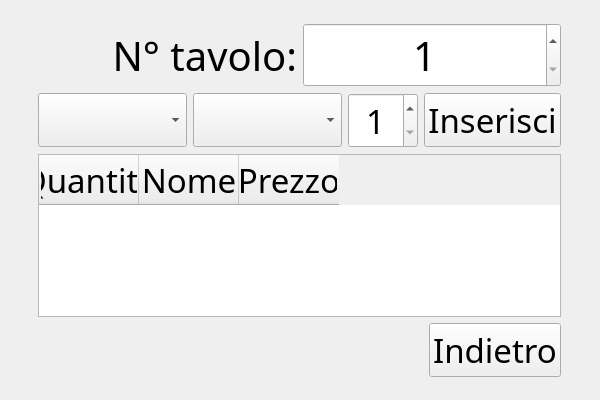
<?xml version="1.0" encoding="UTF-8"?>
<ui version="4.0">
 <class>OrderView</class>
 <widget class="QWidget" name="OrderView">
  <property name="geometry">
   <rect>
    <x>0</x>
    <y>0</y>
    <width>600</width>
    <height>400</height>
   </rect>
  </property>
  <property name="windowTitle">
   <string>Form</string>
  </property>
  <layout class="QGridLayout" name="gridLayout">
   <item row="2" column="1">
    <spacer name="verticalSpacer_2">
     <property name="orientation">
      <enum>Qt::Vertical</enum>
     </property>
     <property name="sizeHint" stdset="0">
      <size>
       <width>20</width>
       <height>40</height>
      </size>
     </property>
    </spacer>
   </item>
   <item row="1" column="1">
    <layout class="QVBoxLayout" name="verticalLayout">
     <item>
      <layout class="QHBoxLayout" name="horizontalLayout">
       <item>
        <widget class="QLabel" name="label">
         <property name="font">
          <font>
           <family>Maiandra GD</family>
           <pointsize>30</pointsize>
          </font>
         </property>
         <property name="text">
          <string>N° tavolo:</string>
         </property>
         <property name="alignment">
          <set>Qt::AlignRight|Qt::AlignTrailing|Qt::AlignVCenter</set>
         </property>
        </widget>
       </item>
       <item>
        <widget class="QSpinBox" name="tableNumber">
         <property name="font">
          <font>
           <family>Maiandra GD</family>
           <pointsize>30</pointsize>
          </font>
         </property>
         <property name="alignment">
          <set>Qt::AlignCenter</set>
         </property>
         <property name="minimum">
          <number>1</number>
         </property>
        </widget>
       </item>
      </layout>
     </item>
     <item>
      <layout class="QHBoxLayout" name="horizontalLayout_3">
       <item>
        <widget class="QComboBox" name="type">
         <property name="font">
          <font>
           <family>Maiandra GD</family>
           <pointsize>25</pointsize>
          </font>
         </property>
        </widget>
       </item>
       <item>
        <widget class="QComboBox" name="specificType">
         <property name="font">
          <font>
           <family>Maiandra GD</family>
           <pointsize>25</pointsize>
          </font>
         </property>
        </widget>
       </item>
       <item>
        <widget class="QSpinBox" name="amount">
         <property name="minimumSize">
          <size>
           <width>0</width>
           <height>0</height>
          </size>
         </property>
         <property name="font">
          <font>
           <family>Maiandra GD</family>
           <pointsize>25</pointsize>
          </font>
         </property>
         <property name="alignment">
          <set>Qt::AlignCenter</set>
         </property>
         <property name="minimum">
          <number>1</number>
         </property>
        </widget>
       </item>
       <item>
        <widget class="QPushButton" name="ok">
         <property name="font">
          <font>
           <family>Maiandra GD</family>
           <pointsize>25</pointsize>
          </font>
         </property>
         <property name="text">
          <string>Inserisci</string>
         </property>
        </widget>
       </item>
      </layout>
     </item>
     <item>
      <widget class="QTableWidget" name="tableWidget">
       <property name="font">
        <font>
         <family>Maiandra GD</family>
         <pointsize>25</pointsize>
        </font>
       </property>
       <column>
        <property name="text">
         <string>Quantità</string>
        </property>
        <property name="textAlignment">
         <set>AlignCenter</set>
        </property>
       </column>
       <column>
        <property name="text">
         <string>Nome</string>
        </property>
        <property name="textAlignment">
         <set>AlignCenter</set>
        </property>
       </column>
       <column>
        <property name="text">
         <string>Prezzo</string>
        </property>
        <property name="textAlignment">
         <set>AlignCenter</set>
        </property>
       </column>
      </widget>
     </item>
     <item>
      <layout class="QHBoxLayout" name="horizontalLayout_11">
       <item>
        <spacer name="horizontalSpacer">
         <property name="orientation">
          <enum>Qt::Horizontal</enum>
         </property>
         <property name="sizeHint" stdset="0">
          <size>
           <width>40</width>
           <height>20</height>
          </size>
         </property>
        </spacer>
       </item>
       <item>
        <widget class="QPushButton" name="back">
         <property name="font">
          <font>
           <family>Maiandra GD</family>
           <pointsize>25</pointsize>
          </font>
         </property>
         <property name="text">
          <string>Indietro</string>
         </property>
        </widget>
       </item>
      </layout>
     </item>
    </layout>
   </item>
   <item row="0" column="1">
    <spacer name="verticalSpacer">
     <property name="orientation">
      <enum>Qt::Vertical</enum>
     </property>
     <property name="sizeHint" stdset="0">
      <size>
       <width>20</width>
       <height>40</height>
      </size>
     </property>
    </spacer>
   </item>
   <item row="1" column="0">
    <spacer name="horizontalSpacer_2">
     <property name="orientation">
      <enum>Qt::Horizontal</enum>
     </property>
     <property name="sizeHint" stdset="0">
      <size>
       <width>40</width>
       <height>20</height>
      </size>
     </property>
    </spacer>
   </item>
   <item row="1" column="2">
    <spacer name="horizontalSpacer_3">
     <property name="orientation">
      <enum>Qt::Horizontal</enum>
     </property>
     <property name="sizeHint" stdset="0">
      <size>
       <width>40</width>
       <height>20</height>
      </size>
     </property>
    </spacer>
   </item>
  </layout>
 </widget>
 <resources/>
 <connections/>
</ui>
